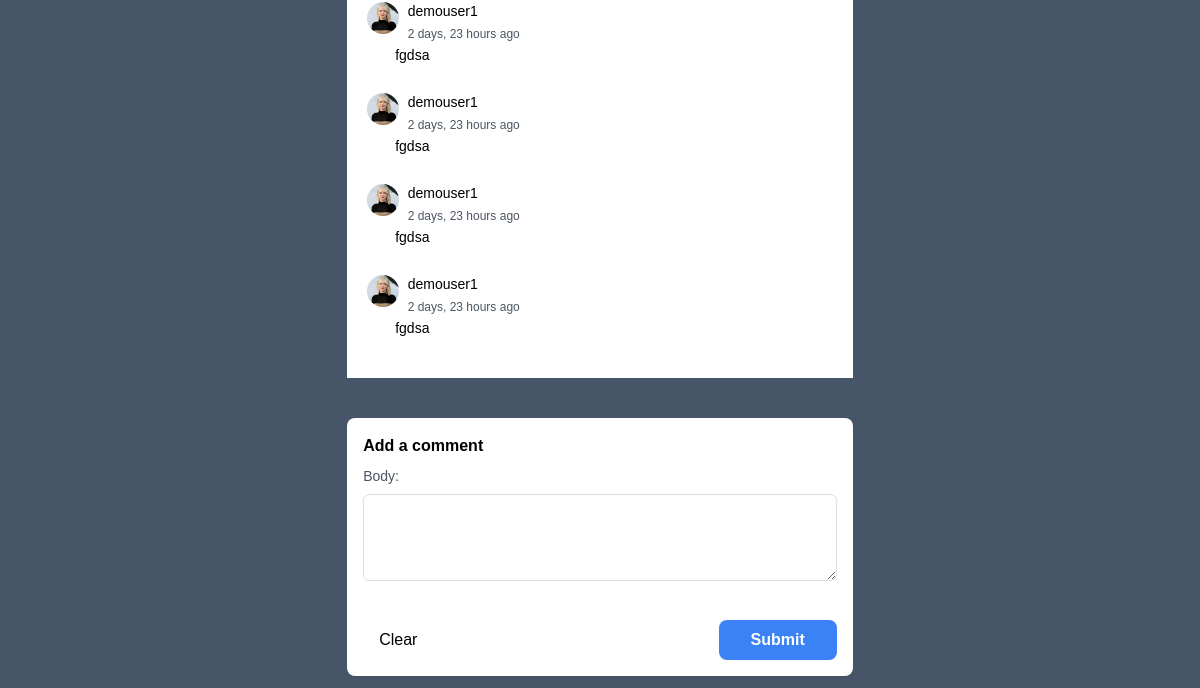
/post/27/detail (lower part), run on an earlier commit of the app's database.
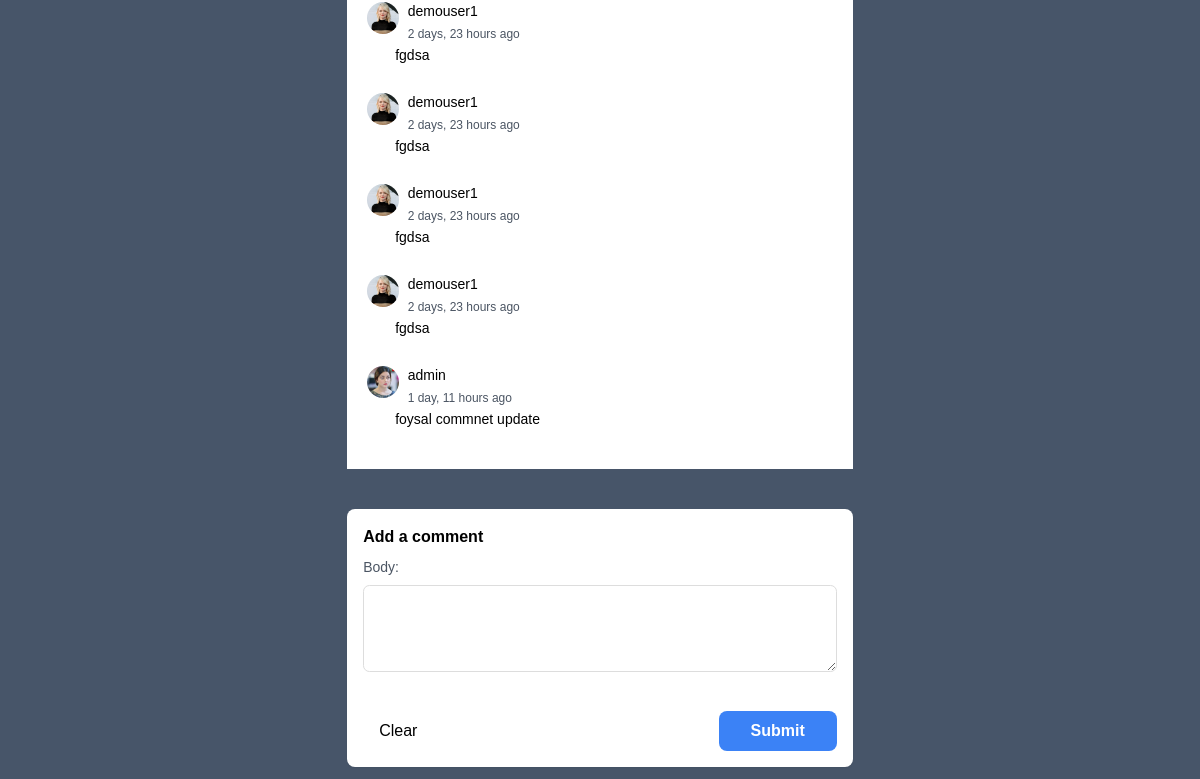
And on a later commit of the database.
### feed/models.py (models this page shows, shortened)
class Comment(models.Model):
    post = models.ForeignKey(Post, null = True, blank=True, on_delete=models.CASCADE)
    comment_author = models.ForeignKey(User,null=True, on_delete=models.CASCADE)
    commented_at = models.DateTimeField(auto_now_add=True)
    body = models.TextField()

### users/models.py (models this page shows, shortened)
class Profile(models.Model):
    full_name = models.CharField(max_length=100,blank=True,null=True)
    user = models.OneToOneField(User, on_delete=models.CASCADE)
    profile_image = models.ImageField(default='profile_picture/default_profile.jpg', upload_to='profile_picture')
    cover_photo = models.ImageField(default='cover_photo/default_cover.jpg', upload_to='cover_photo')
    bio = models.TextField(null=True, blank=True)
    date_of_birth = models.CharField(max_length=50, null=True, blank=True)

### feed/views.py (the view)
# urls.py: path('post/<int:pk>/detail',views.post_detail, name="post-detail"),
def post_detail(request,pk):
    post = get_object_or_404(Post,pk=pk)
    comments = post.comment_set.all()
    form = CommentForm()
    if request.method == 'POST':
        form = CommentForm(request.POST)
        if form.is_valid():
            comment = form.save(commit=False)
            comment.post = post
            comment.comment_author = request.user
            comment.save()
            messages.success(request,'Comment added successfully.')
            context = {
                'post' : post,
                'form' : form,
                'comments': comments,
            }
            return render(request,'feed/post_detail_after_comment.html',context)
    else:
        form = CommentForm()
    context = {
        'post' : post,
        'form' : form,
        'comments': comments,
    }
    return render(request,'feed/post_detail.html',context)

### feed/forms.py
class CommentForm(ModelForm):
    class Meta:
        model = Comment
        fields = ['body']
    def __init__(self, *args, **kwargs):
        super().__init__(*args, **kwargs)
        for name, field, in self.fields.items():
            field.widget.attrs.update({'class' : 'form-control'})
        self.fields['body'].widget.attrs.update({'rows': '3'})

### feed/templates/feed/post_detail.html (shortened to what this page needs)
{% extends 'base.html' %}
{% block content %}
    <section class="flex gap-10">
      {% include 'includes/left-sidebar.html' %}
      <main class="flex-1">
        {% if comments %}
          <div class="bg-white pb-4">
            <ul class="ml-4">
                {% for comment in comments %}
                <div class="my-6">
                  <div class="block">
                    <div class="inline-block p-1">
                      <img src="{{ comment.comment_author.profile.profile_image.url }}" alt="profile picture" class="w-8 h-8 rounded-full">
                    </div>
                    <div class="inline-block">
                      <h5 class="text-sm">{{ comment.comment_author }}</h5>
                      <small class="inline-flex text-xs text-gray-600">{{ comment.commented_at|timesince }} ago</small>
                    </div>
                  </div>
                    <li class="ml-8 text-sm">
                        {{ comment.body }}
                    </li>
                </div>
                {% endfor %}
            </ul>
          </div>
        {% endif %}
        <div class="mt-10 bg-white shadow-sm p-4 rounded-lg">
          <h2 class="font-semibold text-base mb-2">Add a comment</h2>
            <form action="" method="post">
              {% for field in form %}
                  <div class="mb-3">
                      <label for="{{ field.id }}" class="block text-sm text-gray-600 mb-2">{{ field.label_tag }}</label>
                      {{ field }}
                  </div>
              {% endfor %}
              <div class="flex justify-between items-center mt-8">
                  <button type="reset" class="inline-block px-4 py-2 transition hover:bg-gray-200 rounded-lg">Clear</a>
                  <button type="submit" class="inline-block px-8 py-2 transition text-white bg-blue-500 hover:bg-blue-400 rounded-lg font-semibold">Submit</button>
              </div>
            </form>
        </div>
    </main>
        {% include 'includes/right-sidebar.html' %}
    </section>
{% endblock %}

What changed in the data, as far as the page shows it:
added Comment: comment_author.profile.profile_image (picture), comment_author "admin", commented_at "1 day, 11 hours", body "foysal commnet update"
